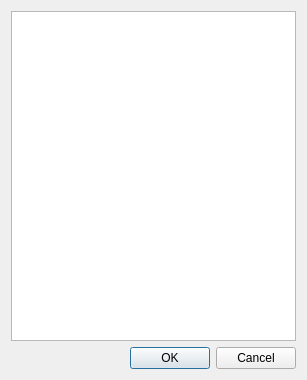
<?xml version="1.0" encoding="UTF-8"?>
<ui version="4.0">
 <class>printstudent</class>
 <widget class="QDialog" name="printstudent">
  <property name="geometry">
   <rect>
    <x>0</x>
    <y>0</y>
    <width>307</width>
    <height>380</height>
   </rect>
  </property>
  <property name="windowTitle">
   <string>Dialog</string>
  </property>
  <layout class="QVBoxLayout" name="verticalLayout">
   <item>
    <widget class="QPlainTextEdit" name="plainTextEdit">
     <property name="readOnly">
      <bool>true</bool>
     </property>
    </widget>
   </item>
   <item>
    <widget class="QDialogButtonBox" name="buttonBox">
     <property name="orientation">
      <enum>Qt::Horizontal</enum>
     </property>
     <property name="standardButtons">
      <set>QDialogButtonBox::Cancel|QDialogButtonBox::Ok</set>
     </property>
    </widget>
   </item>
  </layout>
 </widget>
 <resources/>
 <connections>
  <connection>
   <sender>buttonBox</sender>
   <signal>accepted()</signal>
   <receiver>printstudent</receiver>
   <slot>accept()</slot>
   <hints>
    <hint type="sourcelabel">
     <x>248</x>
     <y>254</y>
    </hint>
    <hint type="destinationlabel">
     <x>157</x>
     <y>274</y>
    </hint>
   </hints>
  </connection>
  <connection>
   <sender>buttonBox</sender>
   <signal>rejected()</signal>
   <receiver>printstudent</receiver>
   <slot>reject()</slot>
   <hints>
    <hint type="sourcelabel">
     <x>316</x>
     <y>260</y>
    </hint>
    <hint type="destinationlabel">
     <x>286</x>
     <y>274</y>
    </hint>
   </hints>
  </connection>
 </connections>
</ui>
